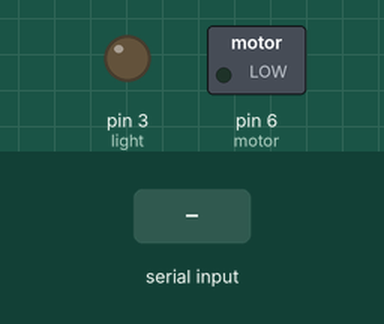
A sketch run on a simulated Arduino Uno, built with avr-gcc and run on an emulated ATmega328P. Shown: switched loads named in the sketch (green lamp = pin HIGH), output pins drawn as LEDs (lit = HIGH). Inputs (shaded band) come from the test bench.

Above: at 1.2 s.
1.3 s: "Y\n" received over Serial
At 2.2 s:
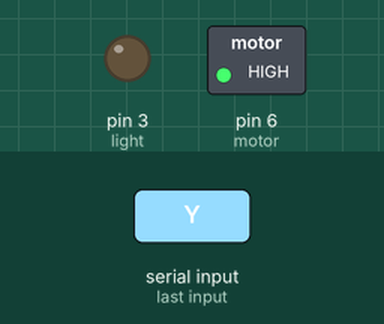
2.8 s: "N\n" received over Serial
At 3.3 s:
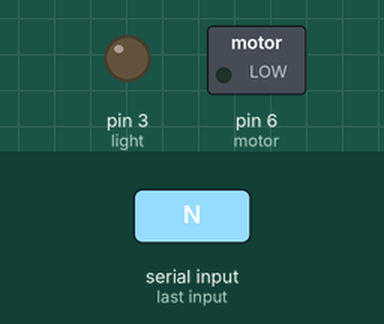
Timing chart, 0 to 5.8 s (numbered marks = the images above; inputs shaded):
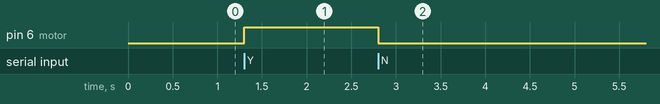

Measured:
- after the input at 1.3 s, pin 6 (motor): LOW → HIGH at once
- after the input at 2.8 s, pin 6 (motor): HIGH → LOW at once

The sketch:

Vibration.ino
```cpp
int light = 3;
int motor = 6;
String input;

void setup()
{
  Serial.begin(9600);
  pinMode(motor, OUTPUT);
  pinMode(light, OUTPUT);

}

void loop()
{
  char buffer[16];
  if (Serial.available() > 0) {
    int size = Serial.readBytesUntil('\n', buffer, 12);
    if (buffer[0] == 'Y') {
      digitalWrite(motor, HIGH);
    }
    if (buffer[0] == 'N') {
      digitalWrite(motor, LOW);
    }
}
}
```
